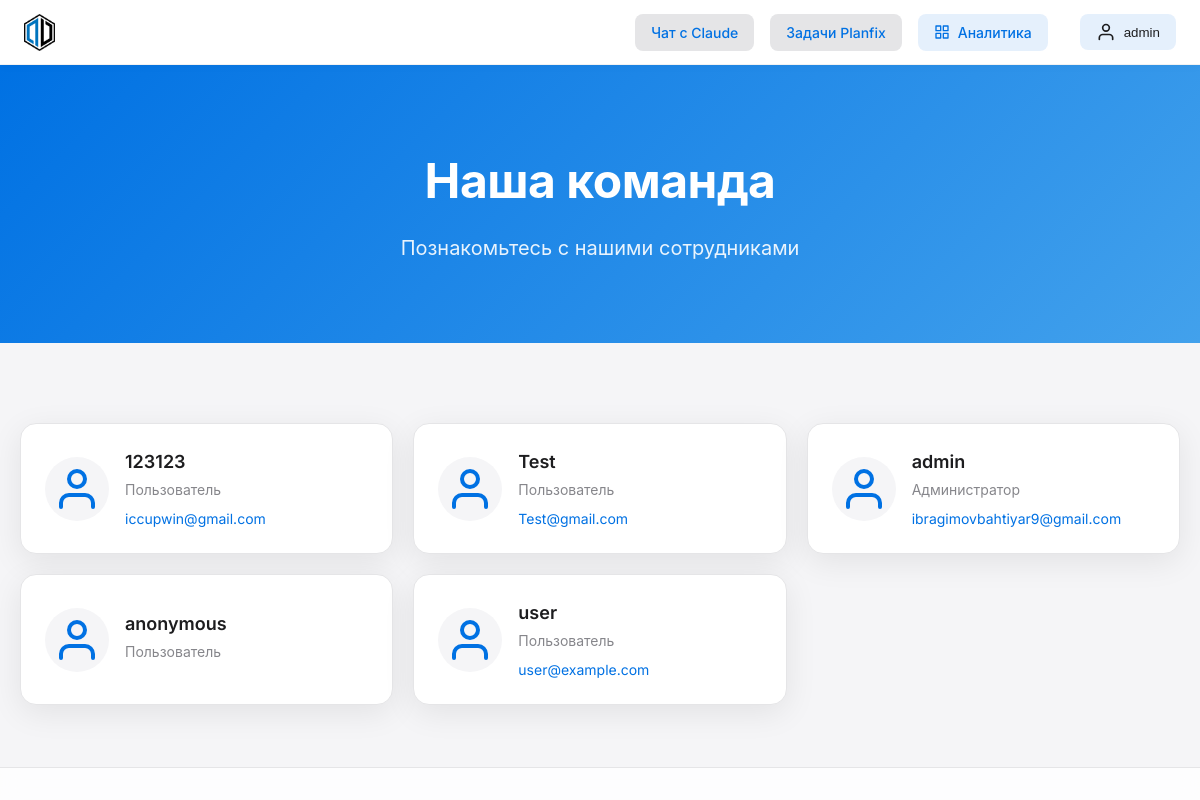
Page /employees/ (signed in) on the earlier database version.
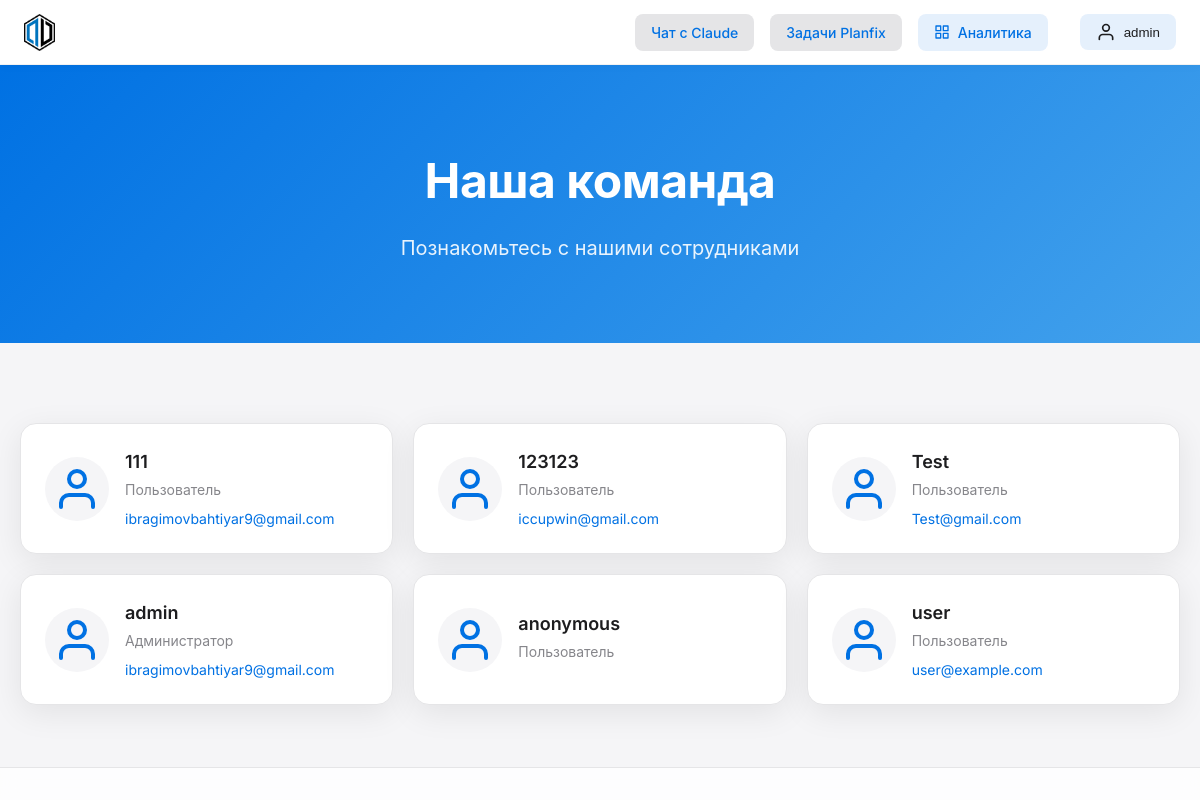
Same page on the later database version.
### chat/models/user.py (models this page shows, shortened)
class User(AbstractBaseUser, PermissionsMixin):
    ROLE_CHOICES = (
        ('user', _('Пользователь')),
        ('admin', _('Администратор')),
    )
    username = models.CharField(
        _('username'),
        max_length=150,
        unique=True,
        help_text=_('Required. 150 characters or fewer. Letters, digits and @/./+/-/_ only.'),
        error_messages={
            'unique': _("A user with that username already exists."),
        },
    )
    password = models.CharField(_('password'), max_length=128)
    email = models.EmailField(_('email address'), blank=True)
    is_staff = models.BooleanField(
        _('staff status'),
        default=False,
        help_text=_('Designates whether the user can log into this admin site.'),
    )
    is_active = models.BooleanField(
        _('active'),
        default=True,
        help_text=_(
            'Designates whether this user should be treated as active. '
            'Unselect this instead of deleting accounts.'
        ),
    )
    date_joined = models.DateTimeField(_('date joined'), default=timezone.now)
    last_login = models.DateTimeField(_('last login'), null=True, blank=True)
    role = models.CharField(max_length=20, choices=ROLE_CHOICES, default='user')
    planfix_user_id = models.CharField(max_length=100, blank=True, null=True)
    planfix_api_token = models.CharField(max_length=255, blank=True, null=True)
    last_active = models.DateTimeField(auto_now=True)
    preferred_ai_model = models.CharField(max_length=50, default='claude')
    first_name = models.CharField(_('first name'), max_length=150, blank=True)
    last_name = models.CharField(_('last name'), max_length=150, blank=True)
    phone = models.CharField(_('phone'), max_length=32, blank=True)
    groups = models.ManyToManyField(
        'auth.Group',
        verbose_name=_('groups'),
        blank=True,
        help_text=_(
            'The groups this user belongs to. A user will get all permissions '
            'granted to each of their groups.'
        ),
        related_name='chat_user_set',
        related_query_name='chat_user',
    )
    user_permissions = models.ManyToManyField(
        'auth.Permission',
        verbose_name=_('user permissions'),
        blank=True,
        help_text=_('Specific permissions for this user.'),
        related_name='chat_user_set',
        related_query_name='chat_user',
    )
    objects = UserManager()
    USERNAME_FIELD = 'username'
    REQUIRED_FIELDS = []
    class Meta:
        verbose_name = _('user')
        verbose_name_plural = _('users')
    def is_admin(self):
        return self.role == 'admin'

### chat/views_admin.py (the view)
# urls.py: path('employees/', views_admin.employees_view, name='employees'),
@staff_member_required
def employees_view(request):
    employees = User.objects.filter(is_active=True).order_by('username')
    context = {
        'employees': employees
    }
    return render(request, 'admin/employees.html', context)

### chat/context_processors.py (called while the page is built)
def conversations_list(request):
    user, created = User.objects.get_or_create(username='anonymous')
    conversations = Conversation.objects.filter(user=user).order_by('-updated_at')
    return {
        'conversations': conversations
    }

### templates/admin/employees.html (shortened to what this page needs)
{% extends 'base_apple.html' %}
{% block content %}
<div class="welcome-section">
    <div class="welcome-content">
        <h1 class="welcome-title">Наша команда</h1>
        <p class="welcome-subtitle">Познакомьтесь с нашими сотрудниками</p>
    </div>
</div>
<div class="analytics-container">
    <div class="employees-grid">
        {% for employee in employees %}
        <div class="employee-card">
            <div class="employee-avatar">
                <svg xmlns="http://www.w3.org/2000/svg" width="48" height="48" viewBox="0 0 24 24" fill="none" stroke="currentColor" stroke-width="2" stroke-linecap="round" stroke-linejoin="round">
                    <path d="M20 21v-2a4 4 0 0 0-4-4H8a4 4 0 0 0-4 4v2"></path>
                    <circle cx="12" cy="7" r="4"></circle>
                </svg>
            </div>
            <div class="employee-info">
                <h3>{{ employee.username }}</h3>
                <p class="employee-role">
                    {% if employee.is_admin %}
                    Администратор
                    {% elif employee.is_staff %}
                    Сотрудник
                    {% else %}
                    Пользователь
                    {% endif %}
                </p>
                {% if employee.email %}
                <p class="employee-email">{{ employee.email }}</p>
                {% endif %}
            </div>
        </div>
        {% endfor %}
    </div>
</div>
{% endblock %}

### templates/base_apple.html (shortened to what this page needs)
<!DOCTYPE html>
<html lang="ru">
<head>
    {% load static %}
    <link rel="preload" href="{% static 'css/apple-style.css' %}" as="style" onload="this.onload=null;this.rel='stylesheet'">
    <link rel="preload" href="{% static 'css/apple-task-card.css' %}" as="style" onload="this.onload=null;this.rel='stylesheet'">
    <link rel="preload" href="{% static 'css/apple-enhanced-table.css' %}" as="style" onload="this.onload=null;this.rel='stylesheet'">
    <link rel="preload" href="{% static 'css/project-badge.css' %}" as="style" onload="this.onload=null;this.rel='stylesheet'">
</head>
<body>
    <div class="app-container">
        <header class="header">
            <a href="{% url 'chat:index' %}" class="logo-link">
                <div class="logo">
                    <img src="{% static 'images/devent-logo.png' %}" alt="Devent Logo" class="logo-image">
                </div>
            </a>
            <div class="header-links">
                <a href="{% url 'chat:index' %}" class="header-link">Чат с Claude</a>
                <a href="{% url 'chat:planfix_tasks' %}" class="header-link">Задачи Planfix</a>
                {% if user.is_staff %}
                <a href="{% url 'chat:analytics_dashboard' %}" class="header-link dashboard-link">
                    Аналитика
                </a>
                {% endif %}
                {% if user.is_authenticated %}
                <div class="header-actions">
                    <div class="profile-menu">
                        <button class="profile-button" onclick="toggleProfileMenu()">
                            <svg xmlns="http://www.w3.org/2000/svg" width="20" height="20" viewBox="0 0 24 24" fill="none" stroke="currentColor" stroke-width="2" stroke-linecap="round" stroke-linejoin="round" class="profile-icon">
                                <path d="M20 21v-2a4 4 0 0 0-4-4H8a4 4 0 0 0-4 4v2"></path>
                                <circle cx="12" cy="7" r="4"></circle>
                            </svg>
                            <span class="profile-username">{{ user.username }}</span>
                        </button>
                    </div>
                </div>
                {% else %}
                <a href="{% url 'chat:login' %}" class="header-link">Войти</a>
                <a href="{% url 'chat:register' %}" class="header-link">Регистрация</a>
                {% endif %}
            </div>
        </header>
        <main class="main-content">
            {% block content %}{% endblock %}
        </main>
        <footer class="footer">
        </footer>
    </div>
</body>
</html>

Differences in the rows shown:
added User: username "111", role "Пользователь", email "ibragimovbahtiyar9@gmail.com"
